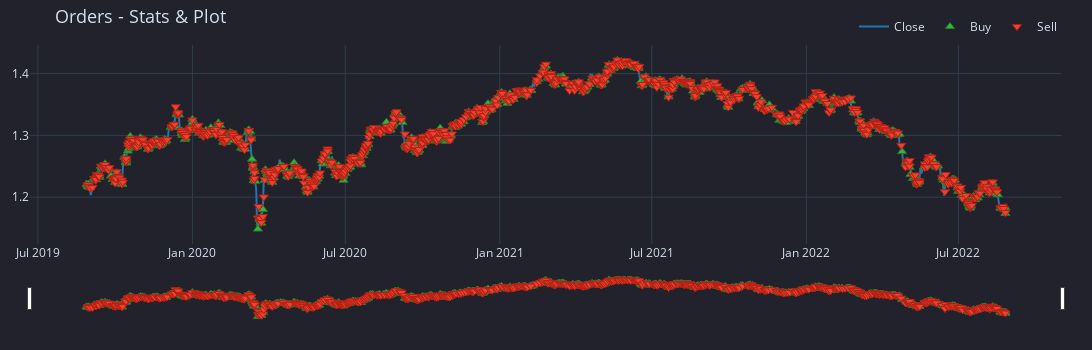

Notebook code for this chart:
### Code cell
# pf_2_bb_custom.orders.plot(xaxis=dict(rangeslider_visible=True),**kwargs1).show()
kwargs1 = {"title_text" : "Orders - Stats & Plot", "title_font_size" : 18}
pf_2_bb_custom.orders.resample("1d").plot(xaxis=dict(rangeslider_visible=True),**kwargs1).show()

### Figure 1 — Plotly figure (JSON) as saved in the notebook; plotly's stock layout.template omitted (floating-point values rounded to 4 significant figures; data arrays with more than 128 entries replaced by an {"elided": "..."} marker saying what was removed)
{"data": [{"line": {"color": "#1f77b4"}, "mode": "lines", "name": "Close", "showlegend": true, "type": "scatter", "uid": "5ddaca9a-cd82-4859-b105-9625605dba23", "x": {"elided": "1096 str values"}, "y": {"elided": "1096 float values"}}, {"customdata": {"elided": "1014x9 mixed values"}, "hovertemplate": "<br>Order Id: %{customdata[0]}\n<br>Signal Index: %{customdata[1]}\n<br>Creation Index: %{customdata[2]}\n<br>Fill Index: %{customdata[3]}\n<br>Size: %{customdata[4]:,}\n<br>Price: %{customdata[5]:,}\n<br>Fees: %{customdata[6]:,}\n<br>Type: %{customdata[7]}\n<br>Stop Type: %{customdata[8]}", "marker": {"color": "#37B13F", "line": {"color": "rgb(38,123,44)", "width": 1}, "size": 8, "symbol": "triangle-up"}, "mode": "markers", "name": "Buy", "type": "scatter", "uid": "94e63b74-285b-4cd1-a4ec-71bf55892202", "x": {"elided": "1014 str values"}, "y": {"elided": "1014 float values"}}, {"customdata": {"elided": "1013x9 mixed values"}, "hovertemplate": "<br>Order Id: %{customdata[0]}\n<br>Signal Index: %{customdata[1]}\n<br>Creation Index: %{customdata[2]}\n<br>Fill Index: %{customdata[3]}\n<br>Size: %{customdata[4]:,}\n<br>Price: %{customdata[5]:,}\n<br>Fees: %{customdata[6]:,}\n<br>Type: %{customdata[7]}\n<br>Stop Type: %{customdata[8]}", "marker": {"color": "#EA4335", "line": {"color": "rgb(181,31,18)", "width": 1}, "size": 8, "symbol": "triangle-down"}, "mode": "markers", "name": "Sell", "type": "scatter", "uid": "d9020da8-5f7f-4100-97e9-3a8ad10d68f5", "x": {"elided": "1013 str values"}, "y": {"elided": "1013 float values"}}], "layout": {"height": 350, "legend": {"orientation": "h", "traceorder": "normal", "x": 1, "xanchor": "right", "y": 1.02, "yanchor": "bottom"}, "margin": {"b": 30, "l": 30, "r": 30, "t": 30}, "title": {"font": {"size": 18}, "text": "Orders - Stats & Plot"}, "width": 1280, "xaxis": {"rangeslider": {"visible": true}}}}
